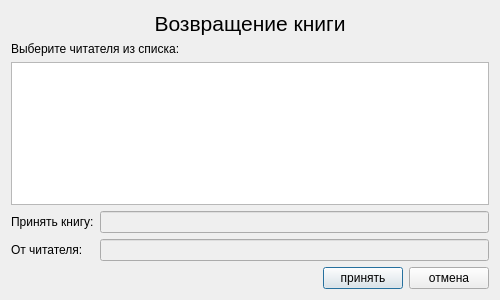
<?xml version="1.0" encoding="UTF-8"?>
<ui version="4.0">
 <class>Dialog</class>
 <widget class="QDialog" name="Dialog">
  <property name="geometry">
   <rect>
    <x>0</x>
    <y>0</y>
    <width>500</width>
    <height>300</height>
   </rect>
  </property>
  <property name="sizePolicy">
   <sizepolicy hsizetype="Fixed" vsizetype="Fixed">
    <horstretch>0</horstretch>
    <verstretch>0</verstretch>
   </sizepolicy>
  </property>
  <property name="maximumSize">
   <size>
    <width>500</width>
    <height>300</height>
   </size>
  </property>
  <property name="windowTitle">
   <string>Dialog</string>
  </property>
  <layout class="QVBoxLayout" name="verticalLayout">
   <item>
    <widget class="QLabel" name="label">
     <property name="font">
      <font>
       <pointsize>16</pointsize>
      </font>
     </property>
     <property name="text">
      <string>Возвращение книги</string>
     </property>
     <property name="alignment">
      <set>Qt::AlignCenter</set>
     </property>
    </widget>
   </item>
   <item>
    <widget class="QLabel" name="label_2">
     <property name="text">
      <string>Выберите читателя из списка:</string>
     </property>
    </widget>
   </item>
   <item>
    <widget class="QTableWidget" name="name_tbl"/>
   </item>
   <item>
    <layout class="QFormLayout" name="formLayout">
     <item row="0" column="0">
      <widget class="QLabel" name="label_3">
       <property name="text">
        <string>Принять книгу:</string>
       </property>
      </widget>
     </item>
     <item row="0" column="1">
      <widget class="QLineEdit" name="book_title">
       <property name="enabled">
        <bool>false</bool>
       </property>
      </widget>
     </item>
     <item row="1" column="1">
      <widget class="QLineEdit" name="user_name">
       <property name="enabled">
        <bool>false</bool>
       </property>
      </widget>
     </item>
     <item row="1" column="0">
      <widget class="QLabel" name="label_5">
       <property name="text">
        <string>От читателя:</string>
       </property>
      </widget>
     </item>
    </layout>
   </item>
   <item>
    <layout class="QHBoxLayout" name="horizontalLayout">
     <item>
      <widget class="QLabel" name="error">
       <property name="text">
        <string/>
       </property>
      </widget>
     </item>
     <item>
      <spacer name="horizontalSpacer">
       <property name="orientation">
        <enum>Qt::Horizontal</enum>
       </property>
       <property name="sizeHint" stdset="0">
        <size>
         <width>40</width>
         <height>20</height>
        </size>
       </property>
      </spacer>
     </item>
     <item>
      <widget class="QPushButton" name="ok_btn">
       <property name="text">
        <string>принять</string>
       </property>
      </widget>
     </item>
     <item>
      <widget class="QPushButton" name="cancel_btn">
       <property name="text">
        <string>отмена</string>
       </property>
      </widget>
     </item>
    </layout>
   </item>
  </layout>
 </widget>
 <resources/>
 <connections/>
</ui>
